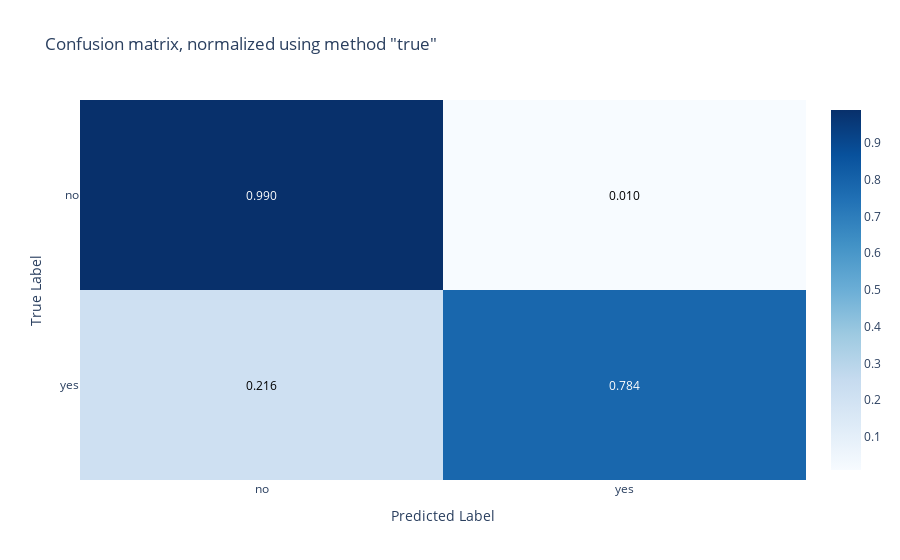

Source (notebook cell):
### Code cell
graph_confusion_matrix(y_test, predictions)

### Figure 1 — Plotly figure (JSON) as saved in the notebook; plotly's stock layout.template omitted (floating-point values rounded to 4 significant figures)
{"data": [{"colorscale": [[0, "rgb(247,251,255)"], [0.125, "rgb(222,235,247)"], [0.25, "rgb(198,219,239)"], [0.375, "rgb(158,202,225)"], [0.5, "rgb(107,174,214)"], [0.625, "rgb(66,146,198)"], [0.75, "rgb(33,113,181)"], [0.875, "rgb(8,81,156)"], [1, "rgb(8,48,107)"]], "customdata": [[901, 9], [33, 120]], "hovertemplate": "<b>True</b>: %{y}<br><b>Predicted</b>: %{x}<br><b>Normalized Count</b>: %{z}<br><b>Raw Count</b>: %{customdata} <br><extra></extra>", "reversescale": false, "showscale": true, "type": "heatmap", "x": ["no", "yes"], "y": ["no", "yes"], "z": [[0.9901, 0.00989], [0.2157, 0.7843]]}], "layout": {"annotations": [{"font": {"color": "#FFFFFF"}, "showarrow": false, "text": "0.990", "x": "no", "xref": "x", "y": "no", "yref": "y"}, {"font": {"color": "#000000"}, "showarrow": false, "text": "0.010", "x": "yes", "xref": "x", "y": "no", "yref": "y"}, {"font": {"color": "#000000"}, "showarrow": false, "text": "0.216", "x": "no", "xref": "x", "y": "yes", "yref": "y"}, {"font": {"color": "#FFFFFF"}, "showarrow": false, "text": "0.784", "x": "yes", "xref": "x", "y": "yes", "yref": "y"}], "title": {"text": "Confusion matrix, normalized using method \"true\""}, "xaxis": {"dtick": 1, "gridcolor": "rgb(0, 0, 0)", "side": "bottom", "ticks": "", "tickvals": ["no", "yes"], "title": {"text": "Predicted Label"}, "type": "category"}, "yaxis": {"autorange": "reversed", "dtick": 1, "ticks": "", "ticksuffix": "  ", "tickvals": ["no", "yes"], "title": {"text": "True Label"}, "type": "category"}}}
